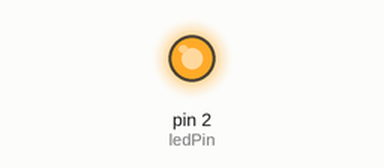
This sketch was run on a simulated Arduino Uno, built with avr-gcc and run on an emulated ATmega328P. Shown: output pins drawn as LEDs (lit = HIGH).

Above: at 1.5 s.
At 5.7 s:
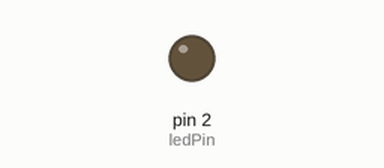
Timing chart, 0 to 8.8 s (numbered marks = the images above):
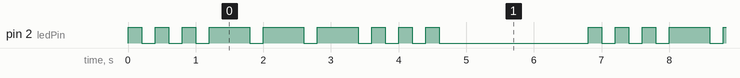

The sketch:

ex03.ino
```cpp
const int ledPin = 2;
unsigned long prevTime = 0;

void setup() {
  pinMode(ledPin, OUTPUT);
}

void dot() {
  digitalWrite(ledPin, HIGH);
  delay(200);
  digitalWrite(ledPin, LOW);
  delay(200);
}

void dash() {
  digitalWrite(ledPin, HIGH);
  delay(600);
  digitalWrite(ledPin, LOW);
  delay(200);
}

void loop() {
  // SOS
  dot(); dot(); dot();
  dash(); dash(); dash();
  dot(); dot(); dot();

  delay(2000);
}
```

Measured:
- by itself, pin 2 (ledPin): repeats every 6.8 s: 2 × (LOW 0.20 s, HIGH 0.20 s), 3 × (LOW 0.20 s, HIGH 0.60 s), 3 × (LOW 0.20 s, HIGH 0.20 s), LOW 2.2 s, HIGH 0.20 s
- by itself, everything shown: repeats every 6.8 s, in 18 steps
